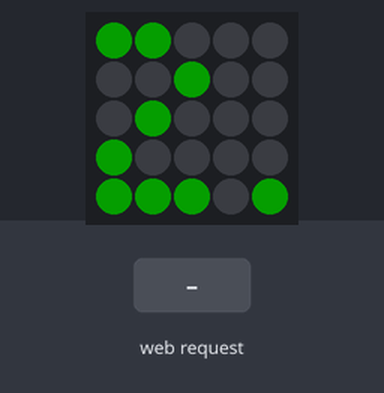
The sketch below on a simulated ESP8266 (NodeMCU). On the bench: 5×5 RGB LED matrix (first LED top left, wired row by row). The test bench sets the inputs (shaded band). Dim RGB values are drawn brighter than linear; random numbers use the default seed unless the sketch sets one; what the sketch prints to the serial monitor is not drawn.

Above: at 1.29 s.
1.3 s: HTTP request GET / received
3.1 s: HTTP request GET /test.svg received
At 4.5 s:
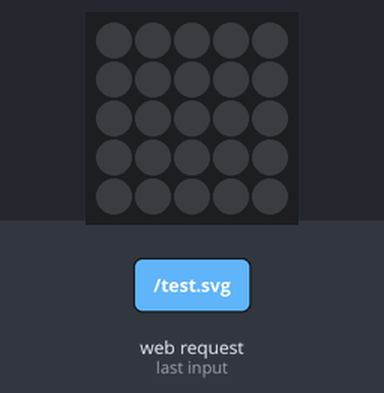
5.4 s: HTTP request GET /submit received
At 15.87 s:
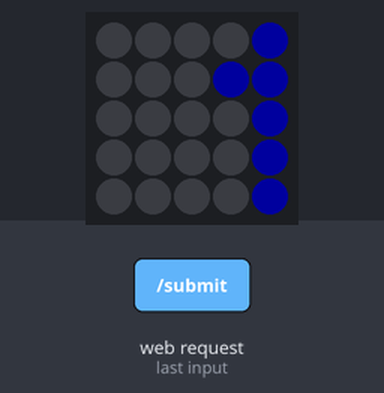

The sketch:

marquee.ino
```cpp
#include <DNSServer.h>
#include <ESP8266WiFi.h>
#include <WiFiClient.h>
#include <ESP8266WebServer.h>
#include <ESP8266mDNS.h>
#include <ESP8266HTTPUpdateServer.h>
#include "WiFiManager.h"
#include <Adafruit_NeoPixel.h>
#include <Adafruit_NeoMatrix.h>
#include <Adafruit_GFX.h>
#include "TomThumb.h"

#define LED_DATA 13
#define NUM_PIXELS 25
// Parameter 1 = number of pixels in strip
// Parameter 2 = Arduino pin number (most are valid)
// Parameter 3 = pixel type flags, add together as needed:
//   NEO_KHZ800  800 KHz bitstream (most NeoPixel products w/WS2812 LEDs)
//   NEO_KHZ400  400 KHz (classic 'v1' (not v2) FLORA pixels, WS2811 drivers)
//   NEO_GRB     Pixels are wired for GRB bitstream (most NeoPixel products)
//   NEO_RGB     Pixels are wired for RGB bitstream (v1 FLORA pixels, not v2)
//   NEO_RGBW    Pixels are wired for RGBW bitstream (NeoPixel RGBW products)
#define NEO_PIN    13 // Arduino pin to NeoPixel data input
#define NEO_WIDTH  5 // Hat circumference in pixels
#define NEO_HEIGHT 5 // Number of pixel rows (round up if not equal)
#define NEO_OFFSET  (((NEO_WIDTH * NEO_HEIGHT) - 240) / 2)
Adafruit_NeoPixel pixels = Adafruit_NeoPixel(25, LED_DATA, NEO_GRB + NEO_KHZ800);

// MATRIX DECLARATION:
// Parameter 1 = width of NeoPixel matrix
// Parameter 2 = height of matrix
// Parameter 3 = pin number (most are valid)
// Parameter 4 = matrix layout flags, add together as needed:
//   NEO_MATRIX_TOP, NEO_MATRIX_BOTTOM, NEO_MATRIX_LEFT, NEO_MATRIX_RIGHT:
//     Position of the FIRST LED in the matrix; pick two, e.g.
//     NEO_MATRIX_TOP + NEO_MATRIX_LEFT for the top-left corner.
//   NEO_MATRIX_ROWS, NEO_MATRIX_COLUMNS: LEDs are arranged in horizontal
//     rows or in vertical columns, respectively; pick one or the other.
//   NEO_MATRIX_PROGRESSIVE, NEO_MATRIX_ZIGZAG: all rows/columns proceed
//     in the same order, or alternate lines reverse direction; pick one.
//   See example below for these values in action.
// Parameter 5 = pixel type flags, add together as needed:
//   NEO_KHZ800  800 KHz bitstream (most NeoPixel products w/WS2812 LEDs)
//   NEO_KHZ400  400 KHz (classic ‘v1’ (not v2) FLORA pixels, WS2811 drivers)
//   NEO_GRB     Pixels are wired for GRB bitstream (most NeoPixel products)
//   NEO_RGB     Pixels are wired for RGB bitstream (v1 FLORA pixels, not v2)

// Example for NeoPixel Shield.  In this application we’d like to use it
// as a 5×8 tall matrix, with the USB port positioned at the top of the
// Arduino.  When held that way, the first pixel is at the top right, and
// lines are arranged in columns, progressive order.  The shield uses
// 800 KHz (v2) pixels that expect GRB color data.
Adafruit_NeoMatrix matrix = Adafruit_NeoMatrix(NEO_WIDTH, NEO_HEIGHT, NEO_PIN,
NEO_MATRIX_TOP     + NEO_MATRIX_RIGHT +
NEO_MATRIX_COLUMNS + NEO_MATRIX_PROGRESSIVE,
NEO_GRB            + NEO_KHZ800);

const int MARQUEE_LEN = 64;
char marqueeText[MARQUEE_LEN] = "Hello World";
int  pixelPerChar = 6;
int  maxDisplacement;
int x = matrix.width();
int pass = 0;
int delayval = 500; // delay for half a second
const uint16_t colors[] =
{
    matrix.Color(255, 0, 0), matrix.Color(0, 255, 0), matrix.Color(0, 0, 255)
};

unsigned int raw = 0;
float volt = 0.0;
#define BATT_CHECK_PIN 20

//setup wifi server
const char* ssid = "SDGOL";
const char* password = "ButterBeer9836";
int status = WL_IDLE_STATUS;
ESP8266WebServer server(80);


// prepare a web page to be send to a client (web browser)
void onRoot()
{
    Serial.println("onRoot()");
    char temp[1000];
	int sec = millis() / 1000;
	int min = sec / 60;
	int hr = min / 60;

	snprintf ( temp, 1000,
        "<html>\
        <head>\
           <title>%s</title>\
            <style>\
            body { background-color: #cccccc; font-family: Arial, Helvetica, Sans-Serif; Color: #000088; }\
            </style>\
        </head>\
        <body>\
            <p>Uptime: %02d:%02d:%02d</p>\
            <p><img src=\"/test.svg\" /></p>\
            <p><form action='/submit' method='POST'>\
                Marquee text: <input type=\"text\" name=\"marquee\" value=\"%s\"><br>\
                <input type=\"submit\" value=\"Submit\">\
            </form></p>\
        </body>\
        </html>",
		ssid, hr, min % 60, sec % 60, marqueeText
	);
    Serial.println(temp);
	server.send ( 200, "text/html", temp);
}

void onSubmit()
{
    Serial.println("onSubmit()");
    if (server.args() > 0 )
    {
        for ( uint8_t i = 0; i < server.args(); i++ )
        {
            Serial.printf("%s : %s\n", server.argName ( i ).c_str(), server.arg ( i ).c_str());
            if (server.argName(i) == "marquee")
            {
                // do something here with value from server.arg(i);
                snprintf(marqueeText, MARQUEE_LEN, server.arg(i).c_str());
            }
        }
    }

}

void onNotFound()
{
    Serial.println("onNotFound()");
    String message = "File Not Found\n\n";
    message += "URI: ";
    message += server.uri();
    message += "\nMethod: ";
    message += ( server.method() == HTTP_GET ) ? "GET" : "POST";
    message += "\nArguments: ";
    message += server.args();
    message += "\n";

    for ( uint8_t i = 0; i < server.args(); i++ )
    {
        message += " " + server.argName ( i ) + ": " + server.arg ( i ) + "\n";
    }

    server.send (404, "text/plain", message );
}


void drawGraph()
{
     Serial.println("drawGraph()");
    String out = "";
    char temp[100];
    out += "<svg xmlns=\"http://www.w3.org/2000/svg\" version=\"1.1\" width=\"400\" height=\"150\">\n";
    out += "<rect width=\"400\" height=\"150\" fill=\"rgb(250, 230, 210)\" stroke-width=\"1\" stroke=\"rgb(0, 0, 0)\" />\n";
    out += "<g stroke=\"black\">\n";
    int y = rand() % 130;
    for (int x = 10; x < 390; x+= 10)
    {
        int y2 = rand() % 130;
        sprintf(temp, "<line x1=\"%d\" y1=\"%d\" x2=\"%d\" y2=\"%d\" stroke-width=\"1\" />\n", x, 140 - y, x + 10, 140 - y2);
        out += temp;
        y = y2;
    }
    out += "</g>\n</svg>\n";

    server.send ( 200, "image/svg+xml", out);
}

void setup()
{
    Serial.begin(115200);
    Serial.setDebugOutput(true);

    Serial.println("setup()");

    //prepare to read battery voltage
    pinMode(A0, INPUT);

 	Serial.print("Configuring access point...");
	WiFi.softAP(ssid, password);

	IPAddress myIP = WiFi.softAPIP();
	Serial.print("AP IP address: ");
	Serial.println(myIP);
	server.on("/", onRoot);
    server.on ( "/test.svg", drawGraph );
	server.on ( "/inline", []() { server.send ( 200, "text/plain", "this works as well" ); } );
    server.on ( "/submit", onSubmit);
	server.onNotFound ( onNotFound );
	server.begin();
    Serial.printf("Web server started, open %s in a web browser\n", WiFi.softAPIP().toString().c_str());

    snprintf(marqueeText, MARQUEE_LEN, WiFi.softAPIP().toString().c_str());

    //prepare marquee
    matrix.begin();
    matrix.setTextWrap(false);
    matrix.setBrightness(30);
    matrix.setTextColor(matrix.Color(80,255,0));
    matrix.setFont(&TomThumb);
    //maxDisplacement = strlen(marqueeText) * pixelPerChar + matrix.width();
}

void displayMarquee()
{
    //Serial.println("displayMarquee()");
    //display marquee
    maxDisplacement = strlen(marqueeText) * pixelPerChar + matrix.width();
    matrix.fillScreen(0);
    matrix.setTextWrap( false );
    matrix.fillScreen(0);
    matrix.setCursor(x, NEO_HEIGHT);
    matrix.print(marqueeText);
    if (--x < -maxDisplacement)
    {
        x = matrix.width();
        if(++pass >= 3) pass = 0;
        matrix.setTextColor(colors[pass]);
    }
    matrix.show();
}

void loop()
{
    //NOTE: Here's where the code for the main program should start.
    //Serial.println("Main program loop begins...");

    //web server
    server.handleClient();

    displayMarquee();
    delay(100);


    //Serial.println("Main program loop ends...");

}
```

Source omitted: TomThumb.h (data table, 24111 bytes)
